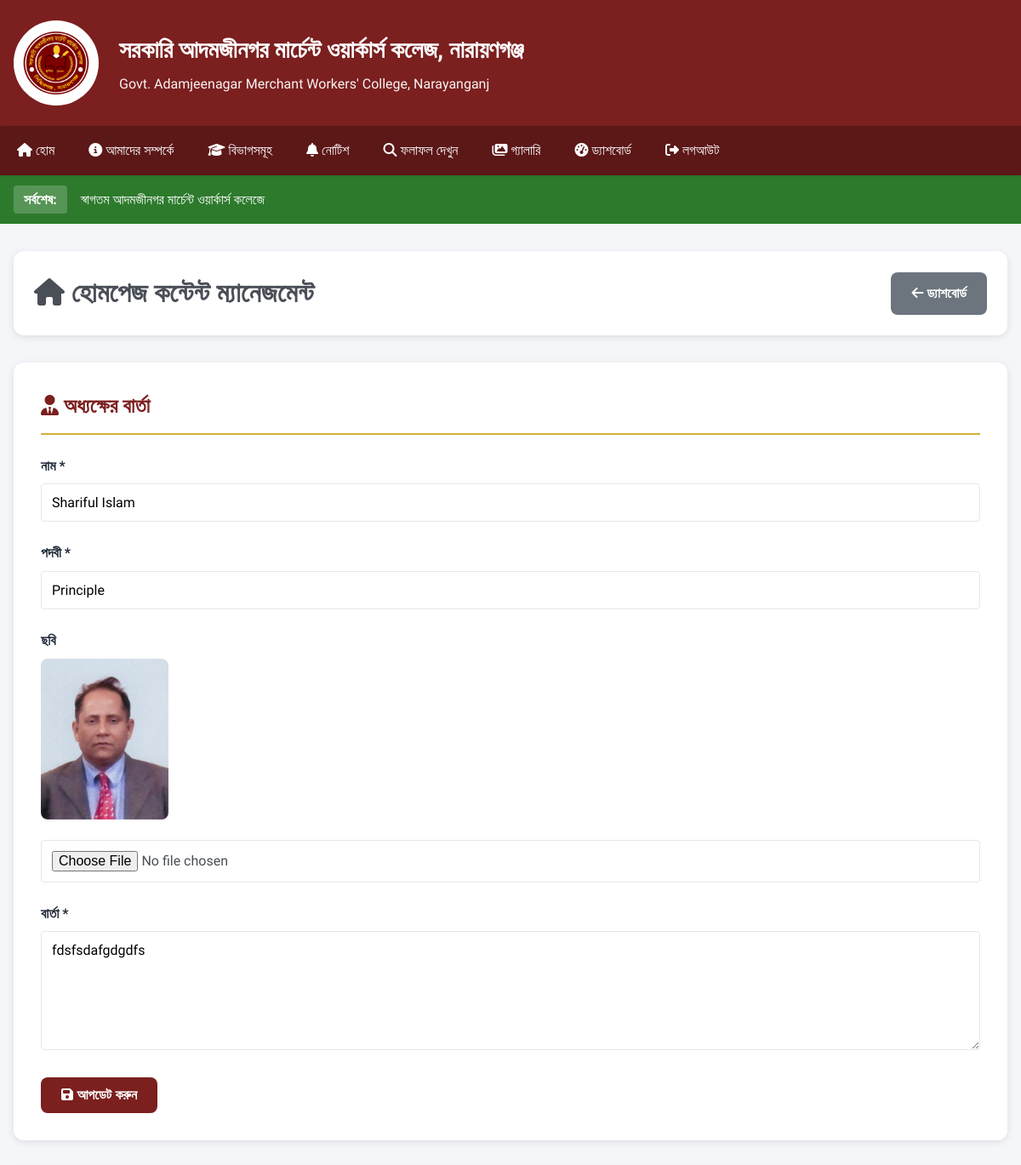
Page /admin/homepage (signed in, upper part) on the earlier database version.
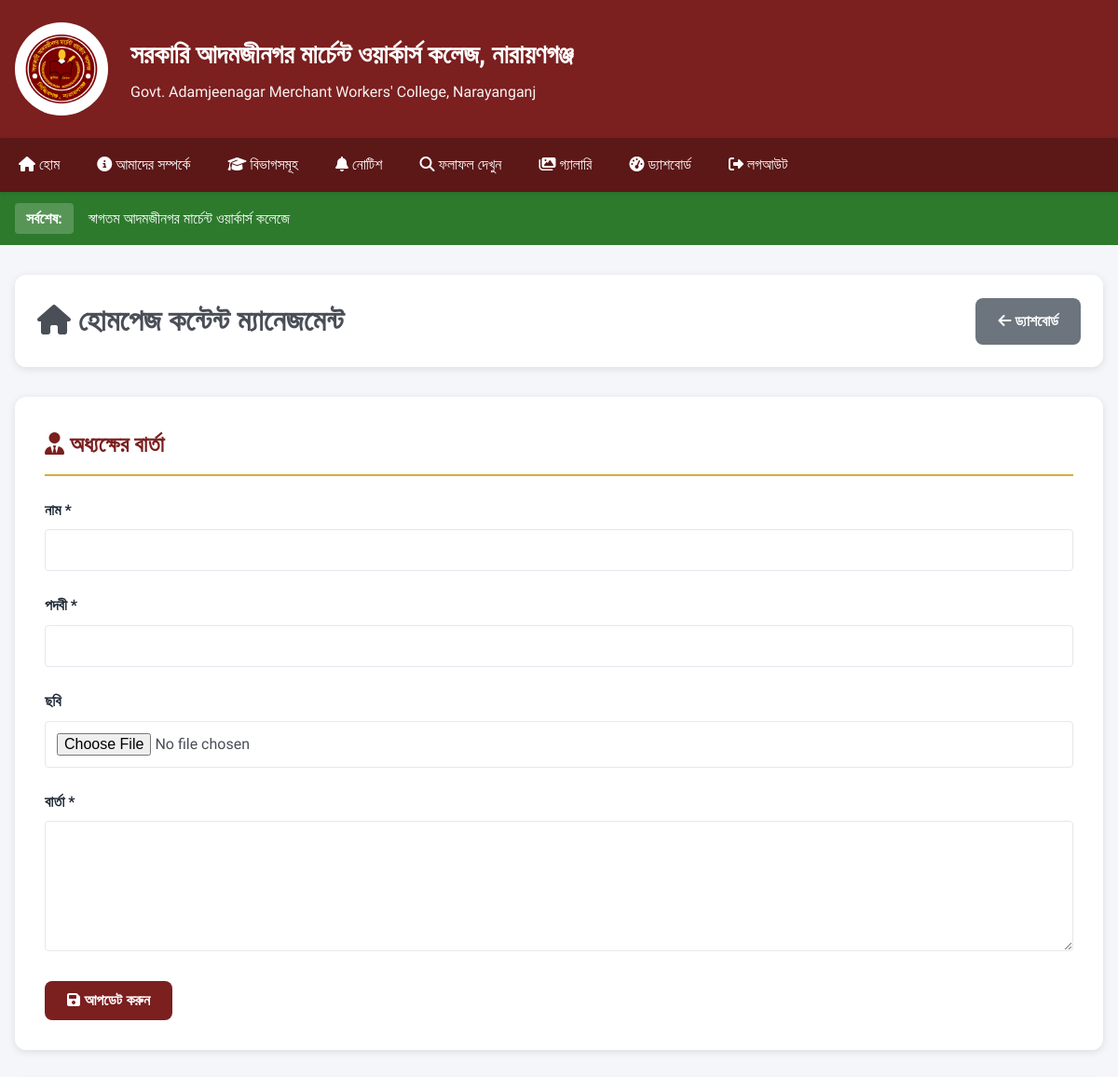
Same page on the later database version.
### models_cms.py (models this page shows, shortened)
class PrincipalMessage(db.Model):
    __tablename__ = 'principal_messages'
    id = db.Column(db.Integer, primary_key=True)
    name = db.Column(db.String(200), nullable=False)
    designation = db.Column(db.String(200))
    photo = db.Column(db.String(300))  # Path to photo
    message = db.Column(db.Text, nullable=False)
    is_active = db.Column(db.Boolean, default=True)
    created_at = db.Column(db.DateTime, default=datetime.utcnow)
    updated_at = db.Column(db.DateTime, default=datetime.utcnow, onupdate=datetime.utcnow)

### routes_cms.py (the view)
    @app.route('/admin/homepage')
    @login_required
    def admin_homepage():
        principal = PrincipalMessage.query.filter_by(is_active=True).first()
        quick_links = QuickLink.query.filter_by(is_active=True).order_by(QuickLink.order).all()
        sections = HomeSection.query.order_by(HomeSection.order).all()
        return render_template('admin/homepage.html',
                             principal=principal,
                             quick_links=quick_links,
                             sections=sections)

### app.py (called while the page is built)
@login_manager.user_loader
def load_user(user_id):
    return Admin.query.get(int(user_id))

### templates/admin/homepage.html (shortened to what this page needs)
{% extends "base.html" %}
{% block content %}
<div class="admin-container">
    <div class="admin-header">
        <h1><i class="fas fa-home"></i> হোমপেজ কন্টেন্ট ম্যানেজমেন্ট</h1>
        <div>
            <a href="{{ url_for('admin_dashboard') }}" class="btn btn-secondary"><i class="fas fa-arrow-left"></i>
                ড্যাশবোর্ড</a>
        </div>
    </div>
    <div class="admin-card">
        <h2><i class="fas fa-user-tie"></i> অধ্যক্ষের বার্তা</h2>
        <form method="POST" action="{{ url_for('admin_update_principal') }}" enctype="multipart/form-data">
            <div class="form-group">
                <label for="name">নাম *</label>
                <input type="text" id="name" name="name" value="{{ principal.name if principal else '' }}" required>
            </div>
            <div class="form-group">
                <label for="designation">পদবী *</label>
                <input type="text" id="designation" name="designation"
                    value="{{ principal.designation if principal else '' }}" required>
            </div>
            <div class="form-group">
                <label for="photo">ছবি</label>
                {% if principal and principal.photo %}
                <div style="margin-bottom: 1rem;">
                    <img src="{{ url_for('uploaded_file', filename=principal.photo) }}" alt="Principal"
                        style="max-width: 150px; border-radius: 8px;">
                </div>
                {% endif %}
                <input type="file" id="photo" name="photo" accept=".jpg,.jpeg,.png,.webp">
            </div>
            <div class="form-group">
                <label for="message">বার্তা *</label>
                <textarea id="message" name="message" rows="6"
                    required>{{ principal.message if principal else '' }}</textarea>
            </div>
            <button type="submit" class="btn btn-primary">
                <i class="fas fa-save"></i> আপডেট করুন
            </button>
        </form>
    </div>
</div>
{% endblock %}

Differences in the rows shown:
removed PrincipalMessage: name "Shariful Islam", designation "Principle", photo (picture), message "fdsfsdafgdgdfs"
